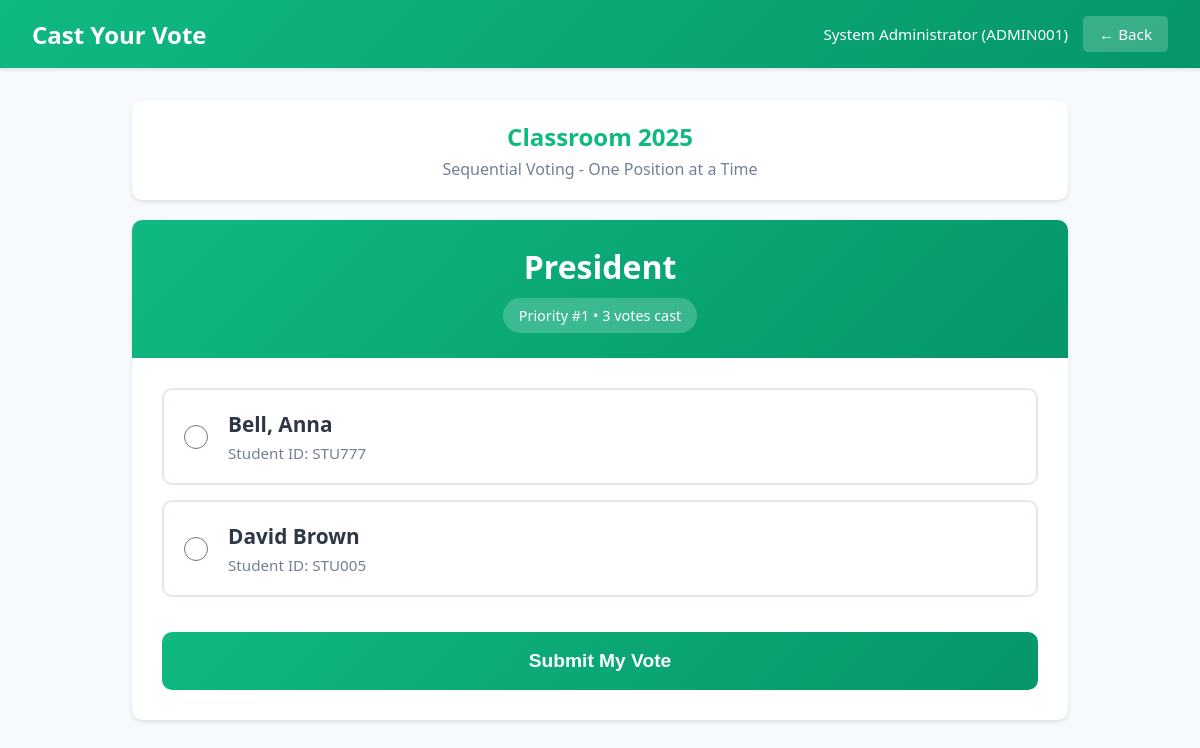
The page /vote.php (signed in) on the database its author committed.
### tables this page shows
CREATE TABLE `users` (
  `id` int(11) NOT NULL,
  `student_id` varchar(50) NOT NULL,
  `first_name` varchar(100) DEFAULT NULL,
  `middle_name` varchar(100) DEFAULT NULL,
  `last_name` varchar(100) DEFAULT NULL,
  `full_name` varchar(100) NOT NULL,
  `email` varchar(100) NOT NULL,
  `password` varchar(255) NOT NULL,
  `role` enum('student','admin') DEFAULT 'student',
  `created_at` timestamp NOT NULL DEFAULT current_timestamp()
);

CREATE TABLE `voting_sessions` (
  `id` int(11) NOT NULL,
  `session_name` varchar(100) NOT NULL,
  `status` enum('pending','active','paused','locked','completed') DEFAULT 'pending',
  `current_position_id` int(11) DEFAULT NULL,
  `created_by` int(11) NOT NULL,
  `created_at` timestamp NOT NULL DEFAULT current_timestamp()
);

CREATE TABLE `positions` (
  `id` int(11) NOT NULL,
  `position_name` varchar(50) NOT NULL,
  `position_order` int(11) NOT NULL,
  `created_at` timestamp NOT NULL DEFAULT current_timestamp()
);

CREATE TABLE `candidates` (
  `id` int(11) NOT NULL,
  `user_id` int(11) DEFAULT NULL,
  `position_id` int(11) NOT NULL,
  `status` enum('nominated','elected','lost','ineligible') DEFAULT 'nominated',
  `created_at` timestamp NOT NULL DEFAULT current_timestamp()
);

### config.php (called while the page is built, shortened)
<?php
function formatStudentName($firstName, $middleName, $lastName) {
    if (!empty($lastName)) {
        $formatted = $lastName;
        if (!empty($firstName) || !empty($middleName)) {
            $formatted .= ', ';
            if (!empty($firstName)) {
                $formatted .= $firstName;
            }
        }
        return $formatted;
    }
    return trim($firstName . ' ' . $middleName);
}
?>

### vote.php (the view, shortened to what this page needs)
<?php
require_once 'config.php';
$conn = getDBConnection();
$userId = $_SESSION['user_id'];
$debugInfo = [];
$sessionQuery = "SELECT * FROM voting_sessions WHERE status = 'active' ORDER BY id DESC LIMIT 1";
$sessionResult = $conn->query($sessionQuery);
$activeSession = $sessionResult->fetch_assoc();
$sessionId = $activeSession['id'];
$currentPositionId = $activeSession['current_position_id'];
$debugInfo[] = "Session ID: " . $sessionId;
$debugInfo[] = "User ID: " . $userId;
$debugInfo[] = "Current Position ID: " . ($currentPositionId ? $currentPositionId : "NONE OPEN");
$userQuery = "SELECT full_name, student_id FROM users WHERE id = ?";
$stmt = $conn->prepare($userQuery);
$stmt->bind_param("i", $userId);
$stmt->execute();
$userInfo = $stmt->get_result()->fetch_assoc();
if (!$currentPositionId) {
    $noPositionOpen = true;
    $debugInfo[] = "Status: No position is currently open for voting";
} else {
    $noPositionOpen = false;
    $positionQuery = "SELECT * FROM positions WHERE id = ?";
    $stmt = $conn->prepare($positionQuery);
    $stmt->bind_param("i", $currentPositionId);
    $stmt->execute();
    $currentPosition = $stmt->get_result()->fetch_assoc();
    $voteCheckQuery = "SELECT id, voted_at FROM votes WHERE session_id = ? AND voter_id = ? AND position_id = ?";
    $stmt = $conn->prepare($voteCheckQuery);
    $stmt->bind_param("iii", $sessionId, $userId, $currentPositionId);
    $stmt->execute();
    $existingVote = $stmt->get_result()->fetch_assoc();
    $hasVoted = ($existingVote !== null);
    $candidatesQuery = "SELECT c.id, c.user_id, c.status, u.first_name, u.middle_name, u.last_name, u.student_id
                   FROM candidates c
                   JOIN users u ON c.user_id = u.id
                   WHERE c.position_id = ?
                   ORDER BY u.last_name, u.first_name";
    $stmt = $conn->prepare($candidatesQuery);
    $stmt->bind_param("i", $currentPositionId);
    $stmt->execute();
    $candidates = $stmt->get_result();
}
$totalVotes = 0;
if (!$noPositionOpen) {
    $voteCountQuery = "SELECT COUNT(*) as total FROM votes WHERE session_id = ? AND position_id = ?";
    $stmt = $conn->prepare($voteCountQuery);
    $stmt->bind_param("ii", $sessionId, $currentPositionId);
    $stmt->execute();
    $totalVotes = $stmt->get_result()->fetch_assoc()['total'];
}
?>
<!DOCTYPE html>
<html lang="en">
<head>
</head>
<body>
    <div class="navbar">
        <h1> Cast Your Vote</h1>
        <div class="user-info">
            <span><?php echo htmlspecialchars($userInfo['full_name']); ?> (<?php echo htmlspecialchars($userInfo['student_id']); ?>)</span>
            <a href="student_dashboard.php">← Back</a>
        </div>
    </div>
    <div class="container">
        <div class="session-info">
            <h2><?php echo htmlspecialchars($activeSession['session_name']); ?></h2>
            <p>Sequential Voting - One Position at a Time</p>
        </div>
        <?php if ($noPositionOpen): ?>
            <div class="empty-state">
                <div class="empty-state-icon"></div>
                <h3>No Position Open for Voting</h3>
                <p><strong>What this means:</strong> The administrator hasn't opened a position for voting yet, or closed the previous position and hasn't opened the next one.</p>
                <p style="margin-top:15px;"><strong>What to do:</strong> Please wait. The page will auto-refresh. When a position opens, you'll be able to vote!</p>
                <p style="margin-top:15px; font-size:0.95em; color:#a0aec0;">This page auto-refreshes every 15 seconds</p>
            </div>
            <div class="info-banner">
                <strong> How Sequential Voting Works:</strong>
                <ul>
                    <li>Admin opens ONE position at a time (e.g., President)</li>
                    <li>ALL students can vote for that position</li>
                    <li>When voting is complete, admin closes that position</li>
                    <li>Then admin opens the NEXT position (e.g., Vice President)</li>
                    <li>This continues until all positions are filled</li>
                </ul>
            </div>
        <?php else: ?>
            <div class="position-card">
                <div class="position-header">
                    <h3> <?php echo htmlspecialchars($currentPosition['position_name']); ?></h3>
                    <span class="vote-count-badge">Priority #<?php echo $currentPosition['position_order']; ?> • <?php echo $totalVotes; ?> votes cast</span>
                </div>
                <div class="candidates-list">
                    <?php if ($candidates->num_rows > 0): ?>
                        <form method="POST" action="" id="voteForm">
                            <?php while ($candidate = $candidates->fetch_assoc()): ?>
                                <label class="candidate-item">
                                    <input type="radio" name="candidate_id" value="<?php echo $candidate['id']; ?>" required>
                                    <div class="candidate-info">
                                        <?php $candidateName = formatStudentName($candidate['first_name'], $candidate['middle_name'], $candidate['last_name']); ?>
                                        <div class="candidate-name">
                                            <?php echo htmlspecialchars($candidateName); ?>
                                        </div>
                                        <div class="candidate-id">Student ID: <?php echo htmlspecialchars($candidate['student_id']); ?></div>
                                    </div>
                                </label>
                            <?php endwhile; ?>
                            <button type="submit" class="vote-btn" onclick="return confirm(' Confirm your vote?\n\nYou can only vote ONCE for this position!\n\nClick OK to submit.')"> Submit My Vote</button>
                        </form>
                    <?php endif; ?>
                </div>
            </div>
        <?php endif; ?>
    </div>
</body>
</html>

### vote.php (style rules this page uses)
* { margin:0; padding:0; box-sizing:border-box; }
body { font-family:'Segoe UI',Tahoma,Geneva,Verdana,sans-serif; background:#f7fafc; min-height:100vh; }
.navbar { background:linear-gradient(135deg,#10b981 0%,#059669 100%); color:white; padding:1rem 2rem; display:flex; justify-content:space-between; align-items:center; box-shadow:0 2px 4px rgba(0,0,0,0.1); }
.navbar h1 { font-size:1.5em; }
.navbar .user-info { display:flex; align-items:center; gap:15px; font-size:0.95em; }
.navbar a { color:white; text-decoration:none; padding:8px 16px; background:rgba(255,255,255,0.2); border-radius:5px; transition:background 0.3s; }
.container { max-width:1000px; margin:2rem auto; padding:0 2rem; }
.session-info { background:white; padding:20px; border-radius:10px; box-shadow:0 2px 4px rgba(0,0,0,0.1); margin-bottom:20px; text-align:center; }
.session-info h2 { color:#10b981; margin-bottom:5px; }
.session-info p { color:#718096; }
.position-card { background:white; border-radius:10px; box-shadow:0 2px 4px rgba(0,0,0,0.1); overflow:hidden; margin-bottom:20px; }
.position-header { background:linear-gradient(135deg,#10b981 0%,#059669 100%); color:white; padding:25px; text-align:center; }
.position-header h3 { font-size:2em; margin-bottom:10px; }
.vote-count-badge { background:rgba(255,255,255,0.2); padding:8px 16px; border-radius:20px; display:inline-block; font-size:0.9em; }
.candidates-list { padding:30px; }
.candidate-item { display:flex; align-items:center; padding:20px; border:2px solid #e2e8f0; border-radius:10px; margin-bottom:15px; cursor:pointer; transition:all 0.3s; }
.candidate-item input[type="radio"] { width:24px; height:24px; margin-right:20px; cursor:pointer; accent-color:#10b981; }
.candidate-info { flex:1; }
.candidate-name { font-size:1.3em; font-weight:600; color:#2d3748; margin-bottom:5px; }
.candidate-id { color:#718096; font-size:0.95em; }
.vote-btn { width:100%; padding:18px; background:linear-gradient(135deg,#10b981 0%,#059669 100%); color:white; border:none; border-radius:10px; font-size:1.2em; font-weight:600; cursor:pointer; transition:all 0.3s; margin-top:20px; }

### rows shown on the page
users: full_name "System Administrator", student "ADMIN001"
voting_sessions: session_name "Classroom 2025"
positions: position_name "President", position_order "1"
candidates: user.last_name "Bell, Anna", user.student_id "STU777"
candidates: user.last_name "David Brown", user.student_id "STU005"

### other values the page prints
$totalVotes "3"
